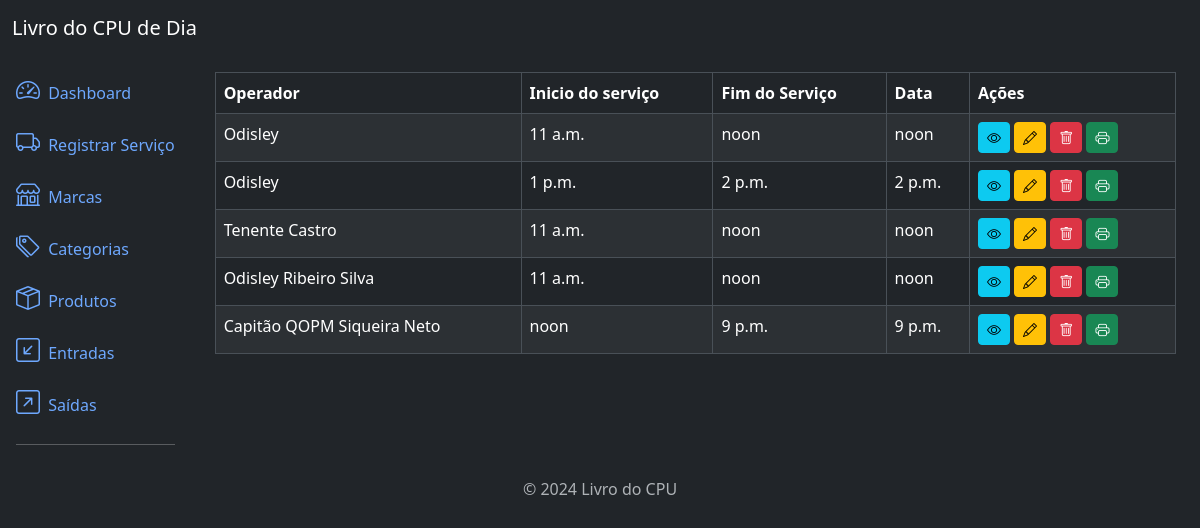
The app's page /core/servico_list/ (signed in) with its own data.
### core/models.py (models this page shows)
class ServicoInterno(models.Model):
    operador = models.CharField(max_length=100)
    horario_inicio = models.TimeField()
    horario_fim = models.TimeField()
    alteracao = models.TextField(blank=True)

### core/views.py (the view)
# urls.py: path('servico_list/', ServicoInternoListView.as_view(), name='servico_list'),
class ServicoInternoListView(ListView):
    model = ServicoInterno
    template_name = 'core/servico_list.html'
    context_object_name = 'servicointernos'

### core/templates/core/servico_list.html (shortened to what this page needs)
{% extends 'base.html' %}
{% block content %}
<div class="table-responsive">
    <table class="table table-striped table-bordered">
        <thead class="thead-dark">
            <tr>
                <th>Operador</th>
                <th>Inicio do serviço</th>
                <th>Fim do Serviço</th>
                <th>Data</th>
                <th>Ações </th>
            </tr>
        </thead>
        <tbody>
            {% for servicointerno in servicointernos %}
            <tr>
                <td>{{servicointerno.operador}}</td>
                <td>{{servicointerno.horario_inicio}}</td>
                <td>{{servicointerno.horario_fim}}</td>
                <td>{{servicointerno.horario_fim}}</td>
                <td>
                        <a href="{% url 'servicointerno_detail' servicointerno.id %}" class="btn btn-info btn-sm">
                            <i class="bi bi-eye"></i>
                        </a>
                        {% if perms.core.change_servicointerno %}
                        <a href="{% url 'servicointerno_update' servicointerno.id %}" class="btn btn-warning btn-sm">
                            <i class="bi bi-pencil"></i>
                        </a>
                        {% endif %}
                        {% if perms.core.delete_servicointerno %}
                        <a href="{% url 'servicointerno_delete' servicointerno.id %}" class="btn btn-danger btn-sm btn-delete">
                            <i class="bi bi-trash"></i>
                        </a>
                        {% endif %}
                        {% if perms.core.detail_servicointerno %}
                        <a href="{% url 'gerar_relatorio_pdf' servicointerno.id %}" class="btn btn-success btn-sm btn-printer">
                            <i class="bi bi-printer"></i>
                        </a>
                        {% endif %}
                    </td>
                </tr>
            {% endfor %}
        </tbody>
    </table>
</div>
{% endblock %}

### records on screen
ServicoInterno: operador "Odisley", horario_inicio "11 a.m.", horario_fim "noon"
ServicoInterno: operador "Odisley", horario_inicio "1 p.m.", horario_fim "2 p.m."
ServicoInterno: operador "Tenente Castro", horario_inicio "11 a.m.", horario_fim "noon"
ServicoInterno: operador "Odisley Ribeiro Silva", horario_inicio "11 a.m.", horario_fim "noon"
ServicoInterno: operador "Capitão QOPM Siqueira Neto", horario_inicio "noon", horario_fim "9 p.m."
